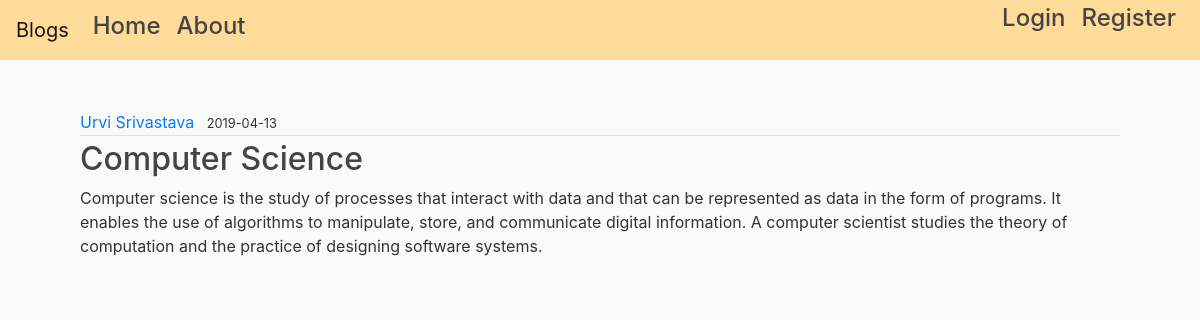
Screenshot of /post/2 with the database file from the repository.
### blog/models.py (models this page shows, shortened)
class User(db.Model, UserMixin):
    id = db.Column(db.Integer, primary_key = True)
    username = db.Column(db.String(20),unique=True, nullable=False)
    email = db.Column(db.String(120),unique=True, nullable=False)
    image = db.Column(db.String(25), nullable=False, default = 'default.jpeg')
    password = db.Column(db.String(60), nullable=False)
    posts = db.relationship('Post', backref = 'author', lazy=True)

class Post(db.Model):
    id = db.Column(db.Integer, primary_key = True)
    title = db.Column(db.String(100),nullable = False)
    date_posted = db.Column(db.DateTime, nullable=False, default = datetime.utcnow)
    content = db.Column(db.Text, nullable = False)
    user_id = db.Column(db.Integer, db.ForeignKey('user.id'),nullable=False)

### blog/routes.py (the view)
@app.route("/post/<int:post_id>")
def post(post_id):
    post = Post.query.get_or_404(post_id)
    return render_template('post.html', title=post.title, post=post)

### blog/templates/post.html (shortened to what this page needs)
<!DOCTYPE html>
{% extends "base.html" %}
{% block container %}
    <article class="media">
      <div class="media-body" >
        <div class="article" >
          <a class="mr-2" href="#">{{ post.author.username }}</a>
          <small class="text">{{ post.date_posted.strftime('%Y-%m-%d') }}</small>
          </div>
          <h2 class="article-title" >{{ post.title }}</a></h2>
          <p class="content">{{ post.content }}</p>
      </div>
{% endblock %}

### blog/static/main.css (style rules this page uses)
body { background: #fafafa; color: #333333; margin-top: 0px; }
h1, h2, h3, h4, h5, h6 { color: #444444; }
.article-title { color: #444444; }
.content { white-space: pre-line; }
.article { padding-bottom: 1px; margin-bottom: 4px; border-bottom: 1px solid #e3e3e3 }

### rows the page displays
User: author.username "Urvi Srivastava"
Post: date_posted "2019-04-13", title "Computer Science", content "Computer science is the study of processes that interact with data and that can be represented as data in the form of programs. It enables the use of algorithms to manipulate, store, and communicate digital information. A computer scientist studies the theory of computation and the practice of designing software systems."
